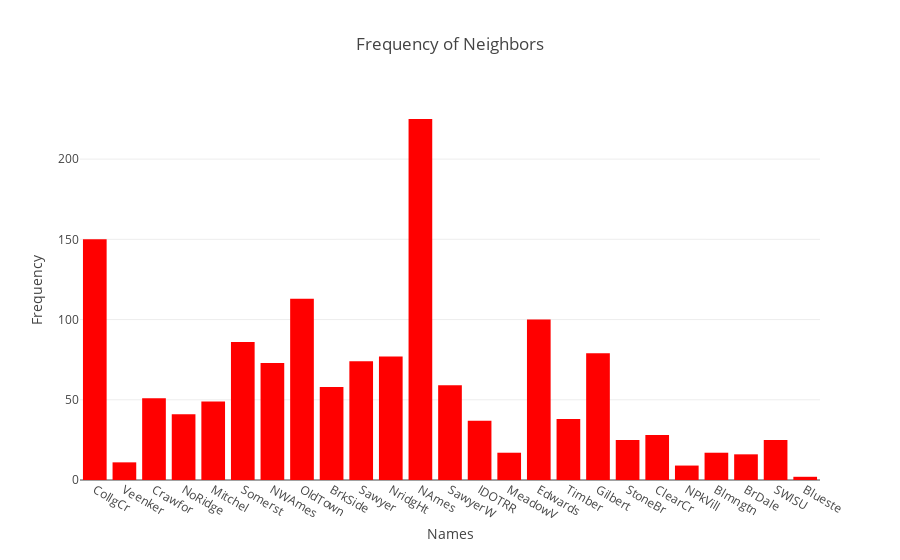

This figure's notebook cell:
### Code cell
trace = go.Histogram(
        x = train['Neighborhood'],
        marker = dict(
                color = 'red'
                     ),
                     )
layout = go.Layout(
        title = 'Frequency of Neighbors',
        xaxis = dict(title = 'Names',),
        yaxis = dict(title = 'Frequency'))

fig = go.Figure(data = [trace], layout = layout)

py.iplot(fig)

### Figure 1 — Plotly figure (JSON) as saved in the notebook; plotly's stock layout.template omitted (floating-point values rounded to 4 significant figures; data arrays with more than 128 entries replaced by an {"elided": "..."} marker saying what was removed)
{"data": [{"marker": {"color": "red"}, "type": "histogram", "x": {"elided": "1460 str values"}}], "layout": {"title": "Frequency of Neighbors", "xaxis": {"title": "Names"}, "yaxis": {"title": "Frequency"}}}
